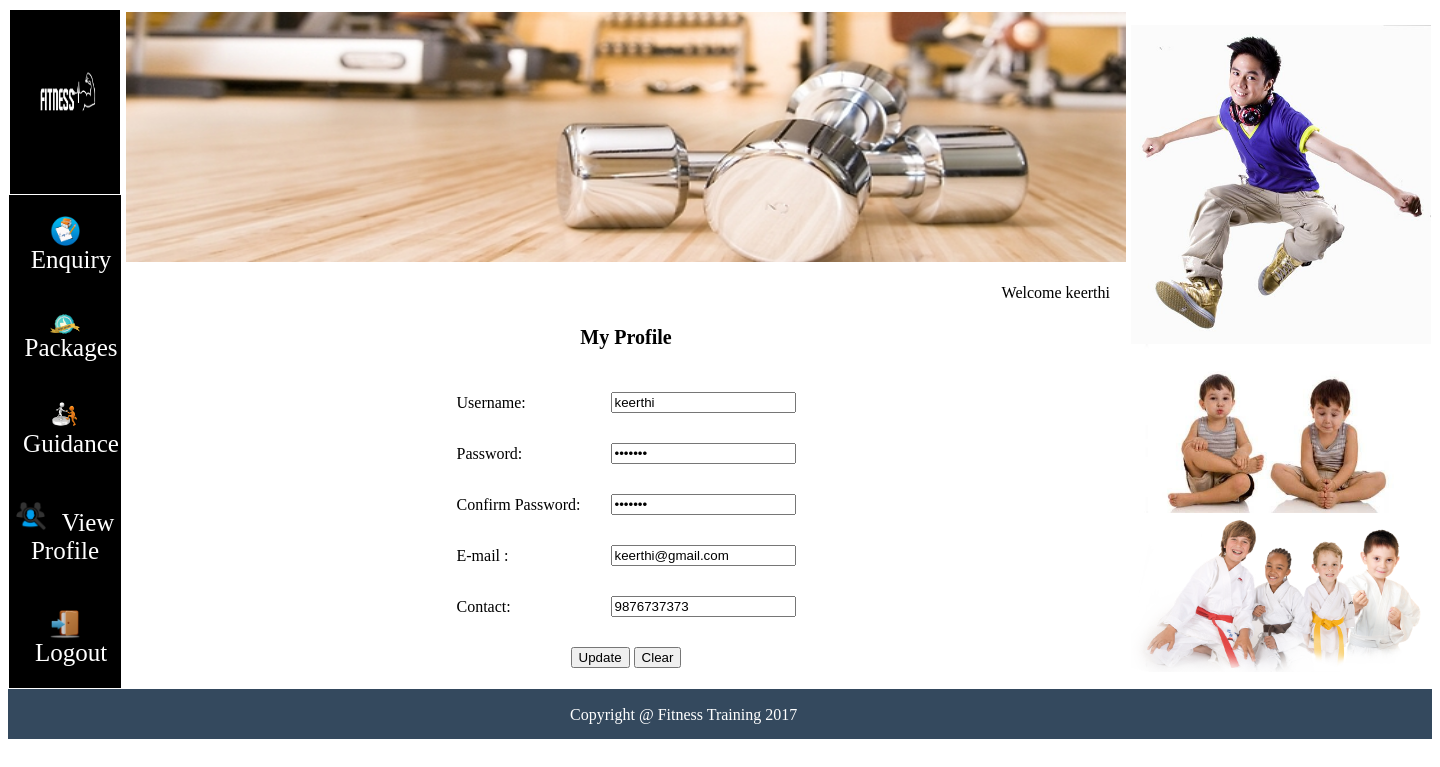
/Userprofile.php (signed in), run on the app's committed database.
### tables this page shows
CREATE TABLE `userprofile` (
  `uid` int(11) NOT NULL,
  `uname` varchar(60) NOT NULL,
  `password` varchar(60) NOT NULL,
  `confirm` varchar(60) NOT NULL,
  `email` varchar(60) NOT NULL,
  `contact` varchar(60) NOT NULL
);

### Userprofile.php (the view, shortened to what this page needs)
<!DOCTYPE html PUBLIC "-//W3C//DTD XHTML 1.0 Transitional//EN" "http://www.w3.org/TR/xhtml1/DTD/xhtml1-transitional.dtd">
<html xmlns="http://www.w3.org/1999/xhtml">
<head>
</head>
<body onload="slide();">
<?php
include("Connection.php");
?>
<?php
if(!$con)
{
	echo "Connection error ".mysqli_connect_error();
}
else
{
	$id=$_SESSION['userid'];
	$q="select *from userprofile where uid=$id";
	$result=mysqli_query($con,$q);
	while($r=mysqli_fetch_assoc($result))
	{
		$vunmae=$r['uname'];
		$vpass=$r['password'];
		$vconfirm=$r['confirm'];
		$vemail=$r['email'];
		$vcontact=$r['contact'];
	}
}
?>
<form name="f" method="post">
<table width="100%" height="700" border="0" cellspacing="0">
<tr>
<td width="20%">
<table width="100%" height="100%" cellspacing="0" border="0" style="color:white;" >
<tr height="100"><td ><img src="images/l.png"  width="100%" height="100%" /></td></tr>
<tr><td class="aa"><img src="images/un.png" width="30" />&nbsp;&nbsp;&nbsp;<a href="Userenquiry.php" class="ss">Enquiry</a></td></tr>
<tr><td class="aa"><img src="images/ado.png" width="30" /> &nbsp;&nbsp;&nbsp;<a href="Userpackages.php" class="ss">Packages</a></td></tr>
<tr><td class="aa"><img src="images/adg1.png" width="30" /> &nbsp;&nbsp;&nbsp;<a href="Userguidance.php" class="ss">Guidance</a></td></tr>
<tr><td class="aa"><img src="images/view.png" width="30" /> &nbsp;&nbsp;&nbsp;<a href="Userprofile.php" class="ss">View Profile</a></td></tr>
<tr><td class="aa"><img src="images/logout.png" width="30" /> &nbsp;&nbsp;&nbsp;<a href="Home.php" class="ss">Logout</a></td></tr>
</table>
</td>
<td width="60%">
<table>
<tr><td><img src="" id="m1"   width="1000" height="250"  /></td></tr>
<tr><td align="right">
<?php
if(isset($_SESSION['userdata']))
{
	echo "<br>Welcome ".$_SESSION['userdata'];
}
?>&nbsp;&nbsp;&nbsp;&nbsp;
</td></tr>
<tr><td><h2><p align="center" style="font-family:Algerian;font-size:20px;"> My Profile</h2></p></td></tr>
<table align="center" cellpadding="10" cellspacing="10">
<tr><td>Username:</td><td><input type="text" name="user" id="user" value="<?php if(isset($vunmae)){echo $vunmae;}?>"  /></td></tr>
<tr><td>Password:</td><td><input type="password" name="pass" id="pass" value="<?php if(isset($vpass)){echo $vpass;}?>" /></td></tr>
<tr><td>Confirm Password:</td><td><input type="password" name="confirm" id="confirm" value="<?php if(isset($vconfirm)){echo $vconfirm;}?>"  /></td></tr>
<tr><td>E-mail :</td><td><input type="text" name="email" id="email" value="<?php if(isset($vemail)){echo $vemail;}?>"  /></td></tr>
<tr><td>Contact:</td><td><input type="number" name="contact" id="contact" value="<?php if(isset($vcontact)){echo $vcontact;}?>"  /></td></tr>
<tr><td colspan="2" align="center"><input type="submit" name="update" id="update" value="Update" />
<input type="reset" name="clear" id="clear" value="Clear" /></td></tr>
</td></tr>
</table>
<td width="20%">
<img src="images/d.jpg" width="300" />
<br />
<img src="images/yy.jpg" width="300" />
<br />
<img src="images/k.png" width="300" />
<br />
</td>
<tr bgcolor="#34495e" style="color:white;" height="50">
<td align="center" colspan="3">
<marquee>Copyright @ Fitness Training 2017</marquee>
</td>
</tr>
</body>
</html>

### Userprofile.php (style rules this page uses)
.ss { text-decoration:none; text-align:center; // color:black; font-size:25px; //color:#953163; }
.aa { text-align:center; //background-color:#83D6DE; background-color:black; color:white; height:50px; }
a { color:white; }
div { text-align:justify; width:300px; line-height:25px; }

### data on the page
userprofile: user "keerthi", email "keerthi@gmail.com", contact "9876737373"

### other printed values
$_SESSION['userdata'] "keerthi"
